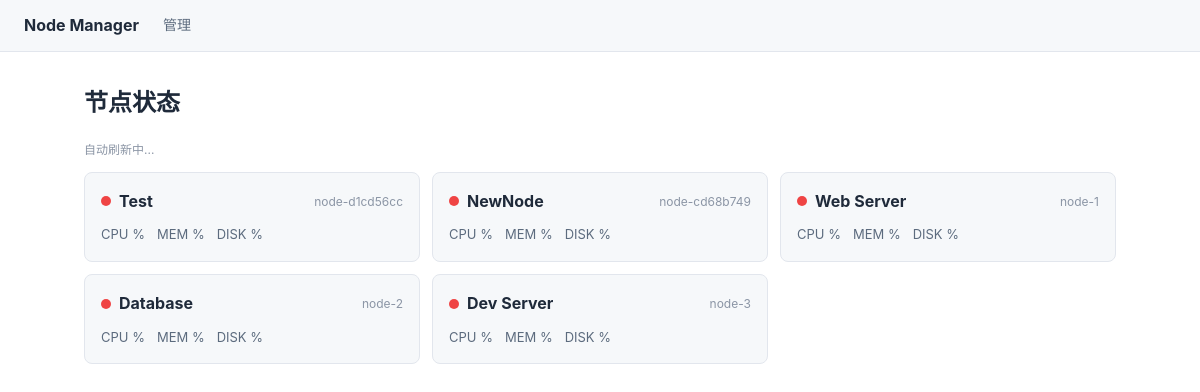
The page / on the database its author committed.
### tables this page shows
CREATE TABLE nodes (
                id TEXT PRIMARY KEY,
                name TEXT NOT NULL,
                token TEXT UNIQUE NOT NULL,
                status TEXT DEFAULT 'offline',
                last_seen TIMESTAMP,
                os_info TEXT DEFAULT '{}',
                registered_at TIMESTAMP DEFAULT CURRENT_TIMESTAMP
            );

### main.py (the view)
@app.get("/", response_class=HTMLResponse)
async def dashboard():
    nodes = db.get_nodes()
    for n in nodes:
        m = db.get_latest_metrics(n["id"])
        if m:
            n["cpu_pct"] = round(m["cpu_pct"], 1) if m["cpu_pct"] else None
            n["memory_pct"] = round(m["memory_pct"], 1) if m["memory_pct"] else None
            n["disk_pct"] = round(m["disk_pct"], 1) if m["disk_pct"] else None
    template = env.get_template("dashboard.html")
    return template.render(nodes=nodes)

### templates/dashboard.html (shortened to what this page needs)
{% extends "base.html" %}
{% block content %}
<h1>节点状态</h1>
<div class="auto-refresh" hx-get="/" hx-trigger="every 10s" hx-target="#content" hx-swap="outerHTML">自动刷新中...</div>
<div class="node-grid">
    {% for node in nodes %}
    <div class="node-card {{ 'online' if node.status == 'online' else 'offline' }}"
         hx-get="/nodes/{{ node.id }}" hx-target="#content" hx-push-url="true">
        <div class="node-header">
            <span class="status-dot {{ node.status }}"></span>
            <strong>{{ node.name }}</strong>
            <span class="node-id">{{ node.id }}</span>
        </div>
        {% if node.cpu_pct is not none %}
        <div class="metrics-row">
            <span class="metric">CPU {{ node.cpu_pct }}%</span>
            <span class="metric">MEM {{ node.memory_pct }}%</span>
            <span class="metric">DISK {{ node.disk_pct }}%</span>
        </div>
        {% else %}
        <div class="metrics-row muted">暂无数据</div>
        {% endif %}
    </div>
    {% endfor %}
</div>
{% endblock %}

### static/style.css (style rules this page uses)
:root { --bg: #ffffff; --bg-subtle: #f6f8fa; --bg-code: #f0f2f5; --text: #1f2a3a; --text-secondary: #5c6b7e; --text-muted: #8b95a5; --border: #e2e6ed; --accent: #2563eb; --accent-hover: #1d4ed8; --green: #22c55e; --red: #ef4444; --orange: #f59e0b; --shadow-sm: 0 1px 2px rgba(0,0,0,0.04); --shadow-md: 0 2px 8px rgba(0,0,0,0.06); --radius: 8px; --transition: 0.2s ease; }
* { margin: 0; padding: 0; box-sizing: border-box; }
body { font-family: -apple-system, BlinkMacSystemFont, 'Segoe UI', Roboto, sans-serif; background: var(--bg); color: var(--text); line-height: 1.6; }
h1 { font-size: 1.5rem; margin-bottom: 0.75em; }
.node-grid { display: grid; gap: 12px; grid-template-columns: repeat(auto-fill, minmax(280px, 1fr)); }
.node-card { background: var(--bg-subtle); border: 1px solid var(--border); border-radius: var(--radius); padding: 16px; cursor: pointer; transition: all var(--transition); }
.node-header { display: flex; align-items: center; gap: 8px; margin-bottom: 10px; }
.node-id { font-size: 12px; color: var(--text-muted); margin-left: auto; }
.status-dot { width: 10px; height: 10px; border-radius: 50%; display: inline-block; flex-shrink: 0; }
.status-dot.offline { background: var(--red); }
.metrics-row { display: flex; gap: 12px; font-size: 13px; color: var(--text-secondary); }
.auto-refresh { font-size: 12px; color: var(--text-muted); margin-bottom: 1em; }

### rows shown on the page
nodes: name "Test", id "node-d1cd56cc"
nodes: name "NewNode", id "node-cd68b749"
nodes: name "Web Server", id "node-1"
nodes: name "Database", id "node-2"
nodes: name "Dev Server", id "node-3"
